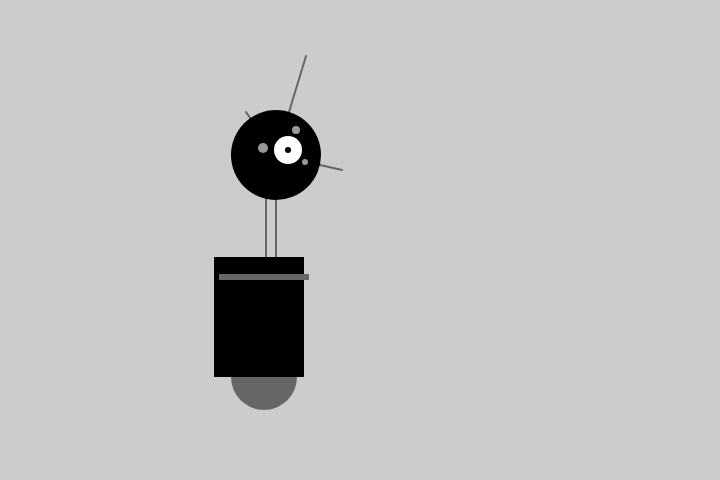
Frame 1 (no input)
Frame 60 (no input): identical to frame 1, image omitted
Frame 120 (the mouse pressed at the canvas centre since frame 60): identical to frame 1, image omitted

The p5.js sketch that drew this single still picture (run headless with seeded random() and noise() and a simulated clock; from frame 60 on, the mouse is pressed at the canvas centre):

// p5.js sketch
// ── sketch.js
function setup() {
    createCanvas(720, 480);
    strokeWeight(2);
    ellipseMode(RADIUS);
}

function draw() {
    background(204);

    // NECK
    stroke(102);
    line(266, 257, 266, 162);
    line(276, 257, 276, 162);

    // ANTENNE
    line(276, 155, 246, 112);
    line(276, 155, 306, 56);
    line(276, 155, 342, 170);

    // BODY
    noStroke();
    fill(102);
    ellipse(264, 377, 33, 33);
    fill(0);
    rect(214, 257, 90, 120);
    fill(102);
    rect(219, 274, 90, 6);
    
    // HEAD
    fill(0);
    ellipse(276, 155, 45, 45);
    fill(255);
    ellipse(288, 150, 14, 14);
    fill(0);
    ellipse(288, 150, 3, 3);
    fill(153);
    ellipse(263, 148, 5, 5);
    ellipse(296, 130, 4, 4);
    ellipse(305, 162, 3, 3)
}
